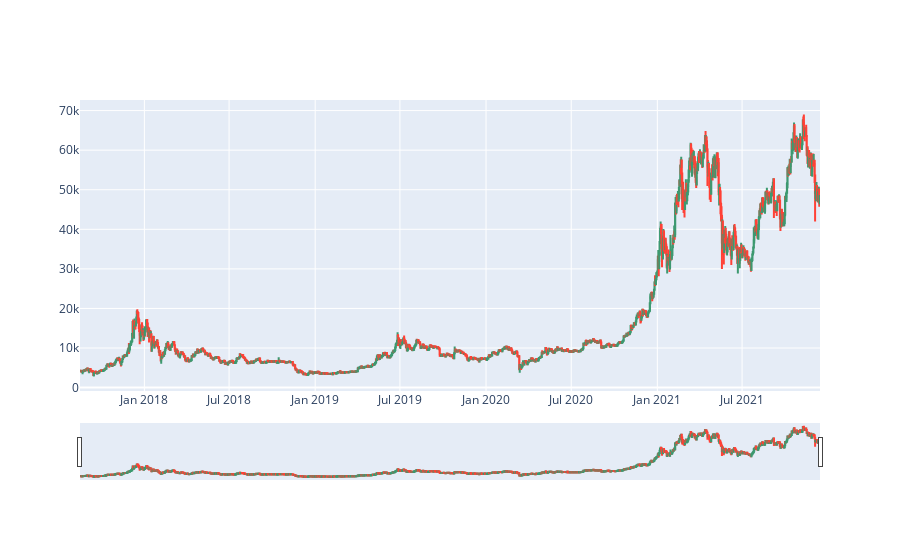

Source (notebook cell):
### Markdown cell above
### BTCUSDT from 2017-2021

### Code cell
import plotly.graph_objects as go
from plotly.offline import init_notebook_mode


init_notebook_mode(connected=True) 

def candlestick_plot(df):
    fig = go.Figure(data=[go.Candlestick(x=df['datetime'],
                    open=df['open'],
                    high=df['high'],
                    low=df['low'],
                    close=df['close'])])
    fig.show()

candlestick_plot(btc_df)

### Figure 1 — Plotly figure (JSON) as saved in the notebook; plotly's stock layout.template omitted (floating-point values rounded to 4 significant figures; data arrays with more than 128 entries replaced by an {"elided": "..."} marker saying what was removed)
{"data": [{"close": {"elided": "1581 float values"}, "high": {"elided": "1581 float values"}, "low": {"elided": "1581 float values"}, "open": {"elided": "1581 float values"}, "type": "candlestick", "x": {"elided": "1581 str values"}}], "layout": {}}
